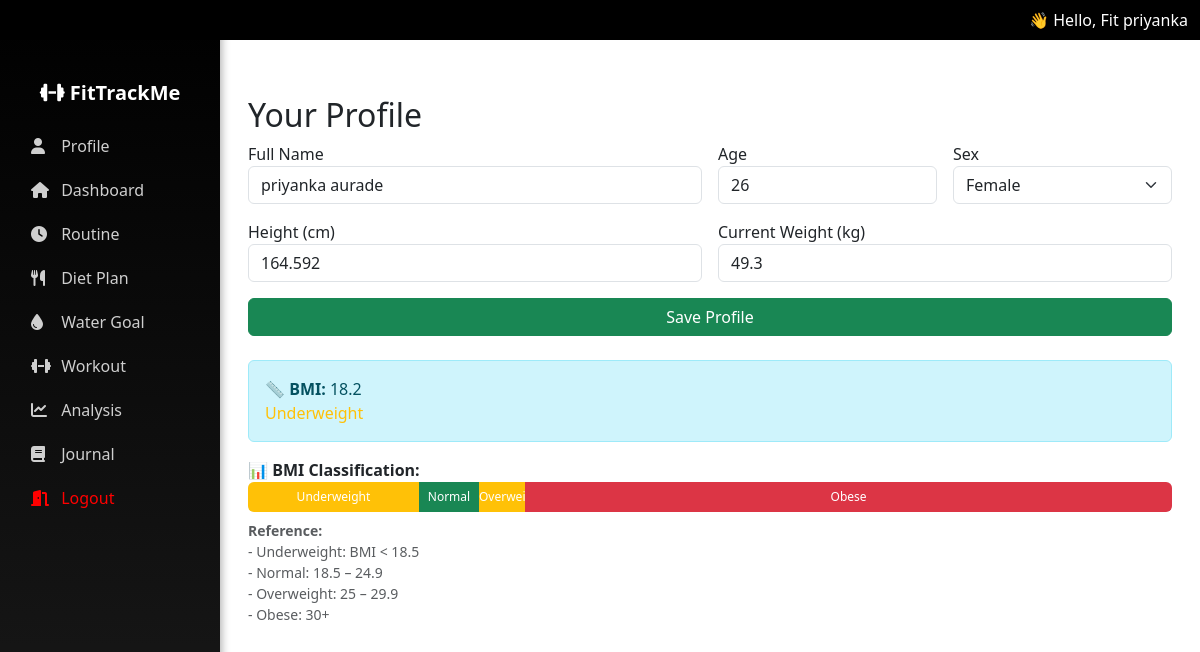
Before: /fit/profile/ (signed in) with the older database file.
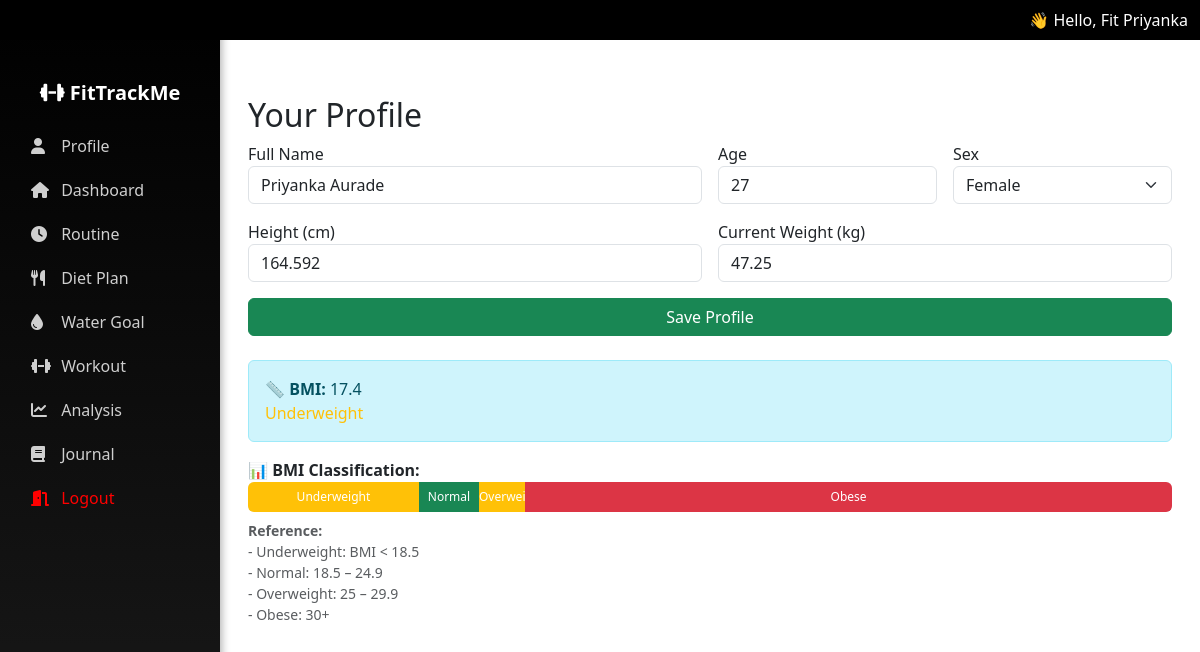
After: the same page with the newer database file.
### fit/models.py (models this page shows)
class UserProfile(models.Model):
    user = models.OneToOneField(User, on_delete=models.CASCADE)
    full_name = models.CharField(max_length=100, blank=True)
    age = models.PositiveIntegerField(null=True, blank=True)
    sex = models.CharField(max_length=10, choices=[('male', 'Male'), ('female', 'Female')], blank=True)
    height_cm = models.FloatField(null=True, blank=True)
    current_weight = models.FloatField(null=True, blank=True)
    @property
    def bmi(self):
        if self.height_cm and self.current_weight:
            height_m = self.height_cm / 100
            return round(self.current_weight / (height_m ** 2), 1)
        return None

### fit/views.py (the view, shortened to what this page needs)
# urls.py: path('profile/', views.profile, name='profile'),
@login_required
def profile(request):
    user = request.user
    profile, created = UserProfile.objects.get_or_create(user=user)
    return render(request, 'profile.html', {
        'profile': profile,
    })

### fit/context_processors.py (called while the page is built)
def user_profile(request):
    if request.user.is_authenticated:
        try:
            profile = UserProfile.objects.get(user=request.user)
            return {'user_full_name': profile.full_name}
        except UserProfile.DoesNotExist:
            return {'user_full_name': request.user.username}
    return {}

### fit/templatetags/custom_filters.py (called while the page is built)
@register.filter
def first_name(value):
    if not value:
        return ""
    parts = value.strip().split()
    if parts[0].lower().replace('.', '') in ['mr', 'mrs', 'ms', 'dr']:
        return parts[1] if len(parts) > 1 else parts[0]
    return parts[0]

### fit/templates/profile.html (shortened to what this page needs)
    {% extends "base.html" %}
    {% block content %}
    <div class="container mt-4">
    <h2>Your Profile</h2>
    <form method="post">
        <div class="row g-3">
        <div class="col-md-6">
            <label>Full Name</label>
            <input type="text" name="full_name" class="form-control" value="{{ profile.full_name|default:user.username }}">
        </div>
        <div class="col-md-3">
            <label>Age</label>
            <input type="number" name="age" class="form-control" value="{{ profile.age }}" required>
        </div>
        <div class="col-md-3">
            <label>Sex</label>
            <select name="sex" class="form-select">
            <option value="female" {% if profile.sex == 'female' %}selected{% endif %}>Female</option>
            </select>
        </div>
        <div class="col-md-6">
            <label>Height (cm)</label>
            <input type="number" name="height_cm" step="0.001" class="form-control" value="{{ profile.height_cm }}">
        </div>
        <div class="col-md-6">
            <label>Current Weight (kg)</label>
            <input type="number" name="current_weight" step="0.001" class="form-control" value="{{ profile.current_weight }}">
        </div>
        </div>
        <button class="btn btn-success mt-3 w-100">Save Profile</button>
    </form>
    {% if profile.height_cm and profile.current_weight %}
    <div class="mt-4 alert alert-info">
        <strong>📏 BMI:</strong> {{ profile.bmi }}<br>
        {% if profile.bmi < 18.5 %}
            <span class="text-warning">Underweight</span>
        {% elif profile.bmi < 25 %}
            <span class="text-success">Normal</span>
        {% elif profile.bmi < 30 %}
            <span class="text-warning">Overweight</span>
        {% else %}
            <span class="text-danger">Obese</span>
        {% endif %}
    </div>
    <div class="mt-3">
    <label><strong>📊 BMI Classification:</strong></label>
    <div class="progress" style="height: 30px;">
        <div class="progress-bar bg-warning" style="width: 18.5%;">Underweight</div>
        <div class="progress-bar bg-success" style="width: 6.5%;">Normal</div>
        <div class="progress-bar bg-warning" style="width: 5%;">Overweight</div>
        <div class="progress-bar bg-danger" style="width: 70%;">Obese</div>
    </div>
    <small class="text-muted d-block mt-2">
        <strong>Reference:</strong><br>
        - Underweight: BMI &lt; 18.5<br>
        - Normal: 18.5 – 24.9<br>
        - Overweight: 25 – 29.9<br>
        - Obese: 30+
    </small>
    </div>
    {% endif %}
    {% endblock %}

### fit/templates/base.html (shortened to what this page needs)
{% load custom_filters %}
<!DOCTYPE html>
<html lang="en">
<head>
  <link href="https://cdn.jsdelivr.net/npm/bootstrap@5.3.0/dist/css/bootstrap.min.css" rel="stylesheet"/>
  <link rel="stylesheet" href="https://cdnjs.cloudflare.com/ajax/libs/font-awesome/6.4.0/css/all.min.css">
</head>
<body>
 {% if user.is_authenticated %}
<nav class="navbar navbar-expand-lg navbar-dark fixed-top" style="background-color: rgb(0 0 0) !important;">
  <div class="container-fluid">
    <div class="text-white ms-auto d-none d-lg-block">
    👋 Hello, Fit {{ user_full_name|first_name|default:request.user.username }}
    </div>
  </div>
</nav>
{% endif %}
{% if user.is_authenticated %}
<div class="sidebar collapse d-lg-block" id="sidebarMenu">
  <ul class="nav flex-column px-3">
    <li class="nav-item mb-3 text-center text-white fw-bold fs-5 mt-2">
      <i class="fa-solid fa-dumbbell"></i> FitTrackMe
    </li>
    <li class="nav-item"><a class="nav-link" href="{% url 'profile' %}"><i class="fa-solid fa-user"></i> Profile</a></li>
    <li class="nav-item"><a class="nav-link" href="{% url 'dashboard' %}"><i class="fa-solid fa-house"></i> Dashboard</a></li>
    <li class="nav-item"><a class="nav-link" href="{% url 'routine_setup' %}"><i class="fa-solid fa-clock"></i> Routine</a></li>
    <li class="nav-item"><a class="nav-link" href="{% url 'diet_setup' %}"><i class="fa-solid fa-utensils"></i> Diet Plan</a></li>
    <li class="nav-item"><a class="nav-link" href="{% url 'water_setup' %}"><i class="fa-solid fa-droplet"></i> Water Goal</a></li>
    <li class="nav-item"><a class="nav-link" href="{% url 'workout_setup' %}"><i class="fa-solid fa-dumbbell"></i> Workout</a></li>
    <li class="nav-item"><a class="nav-link" href="{% url 'analysis' %}"><i class="fa-solid fa-chart-line"></i> Analysis</a></li>
    <li class="nav-item"><a class="nav-link" href="{% url 'journal_view' %}"><i class="fa-solid fa-book"></i> Journal</a></li>
    <li class="nav-item">
      <form method="post" action="{% url 'logout' %}" style="margin: 0;">
        <button type="submit" class="nav-link logout-link w-100 text-start" style="color: red;">
          <i class="fa-solid fa-door-open" ></i> Logout
        </button>
      </form>
    </li>
  </ul>
</div>
{% endif %}
<div class="content">
  {% block content %}{% endblock %}
</div>
</body>
</html>

Changed rows visible on the page:
changed UserProfile "Female": full_name.username "priyanka" → "Priyanka"; full_name "priyanka aurade" → "Priyanka Aurade"; age "26" → "27"; current_weight "49.3" → "47.25"; bmi "18.2" → "17.4"
